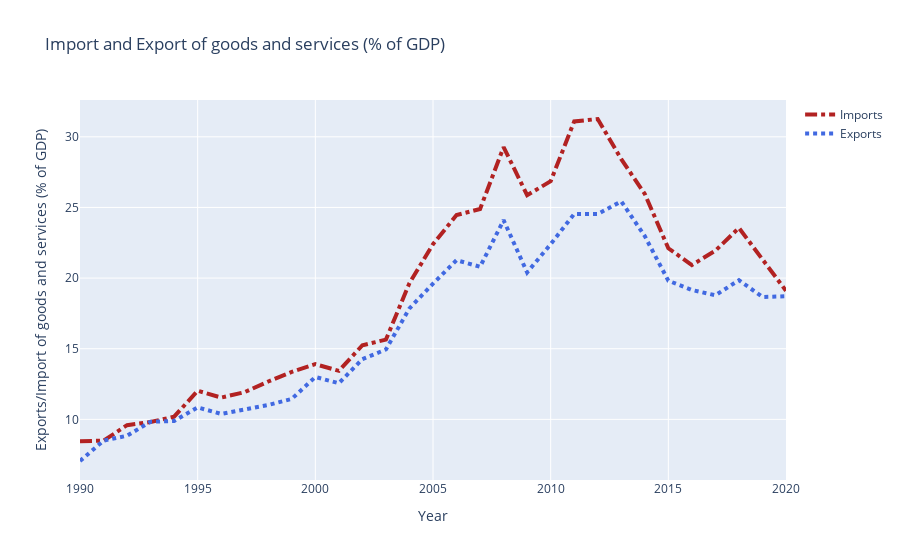

The code cell stored with this chart in its notebook:
### Markdown cell above
Population growth has been declining but life expectancy is increasing.

### Code cell
fig = go.Figure()
fig.add_trace(go.Scatter(x=df['Year'], y=df['Imports of goods and services (% of GDP)'], name='Imports',
                         line=dict(color='firebrick', width=4,
                              dash='dashdot') # dash options include 'dash', 'dot', and 'dashdot'
))
fig.add_trace(go.Scatter(x=df['Year'], y=df['Exports of goods and services (% of GDP)'], name='Exports',
                         line=dict(color='royalblue', width=4, dash='dot')))

fig.update_layout(title='Import and Export of goods and services (% of GDP)',
                   xaxis_title='Year',
                   yaxis_title='Exports/Import of goods and services (% of GDP)')


fig.show()

### Figure 1 — Plotly figure (JSON) as saved in the notebook; plotly's stock layout.template omitted (floating-point values rounded to 4 significant figures)
{"data": [{"line": {"color": "firebrick", "dash": "dashdot", "width": 4}, "name": "Imports", "type": "scatter", "x": [1990, 1991, 1992, 1993, 1994, 1995, 1996, 1997, 1998, 1999, 2000, 2001, 2002, 2003, 2004, 2005, 2006, 2007, 2008, 2009, 2010, 2011, 2012, 2013, 2014, 2015, 2016, 2017, 2018, 2019, 2020], "y": [8.453, 8.493, 9.59, 9.817, 10.19, 12.02, 11.54, 11.93, 12.68, 13.36, 13.9, 13.43, 15.24, 15.64, 19.64, 22.4, 24.46, 24.89, 29.27, 25.87, 26.85, 31.08, 31.26, 28.41, 25.95, 22.11, 20.92, 21.94, 23.55, 21.36, 19.1]}, {"line": {"color": "royalblue", "dash": "dot", "width": 4}, "name": "Exports", "type": "scatter", "x": [1990, 1991, 1992, 1993, 1994, 1995, 1996, 1997, 1998, 1999, 2000, 2001, 2002, 2003, 2004, 2005, 2006, 2007, 2008, 2009, 2010, 2011, 2012, 2013, 2014, 2015, 2016, 2017, 2018, 2019, 2020], "y": [7.053, 8.494, 8.843, 9.834, 9.888, 10.84, 10.39, 10.69, 11.02, 11.45, 13.0, 12.56, 14.26, 14.95, 17.86, 19.61, 21.27, 20.8, 24.1, 20.4, 22.4, 24.54, 24.53, 25.43, 22.97, 19.81, 19.16, 18.78, 19.85, 18.66, 18.71]}], "layout": {"title": {"text": "Import and Export of goods and services (% of GDP)"}, "xaxis": {"title": {"text": "Year"}}, "yaxis": {"title": {"text": "Exports/Import of goods and services (% of GDP)"}}}}
